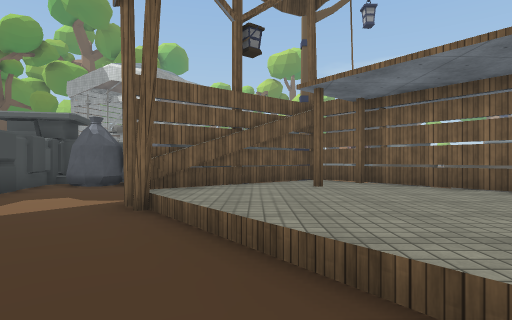
View 1 (above)

22 first-person views from a walk through a 3-D level made in the Unity game engine. The camera is 1.4 m above the floor, looks level and sees 80° across. The floor is counted in squares, 2 m on a side. Each view is taken from the middle of a square. On the plan, view 1 faces up. The plan holds only what a view shows up to about 10 squares ahead; the rest is blank. The place goes on beyond the plan. The player character is not drawn. Some surface patterns are stand-ins.

View 2
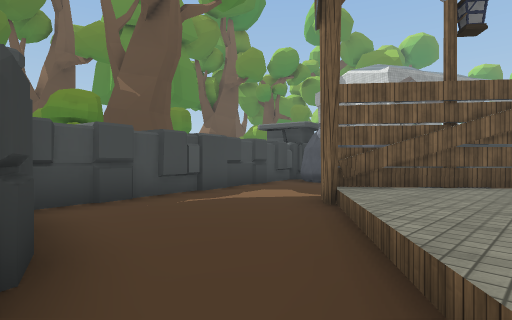

View 3
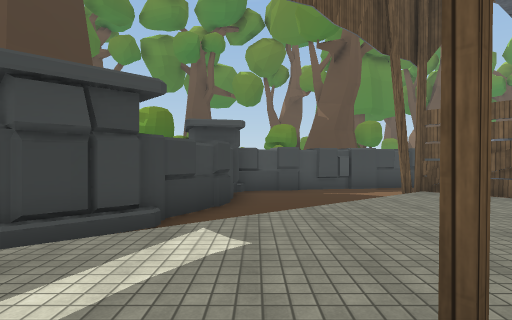

View 4
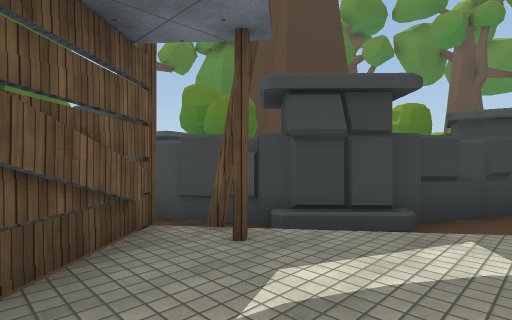

View 5
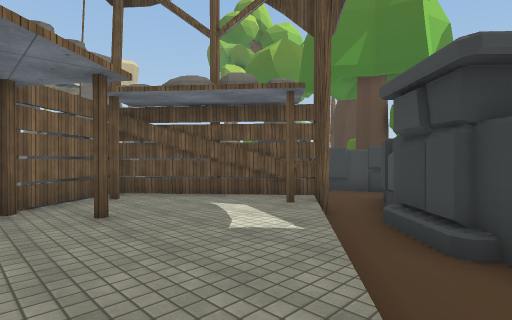

View 6
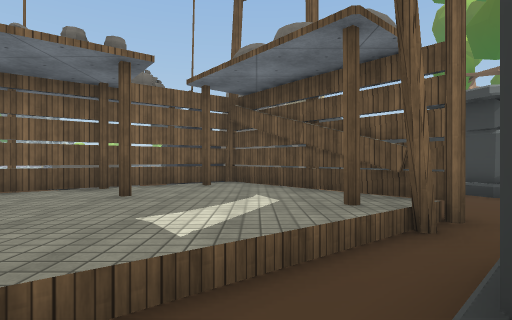

View 7
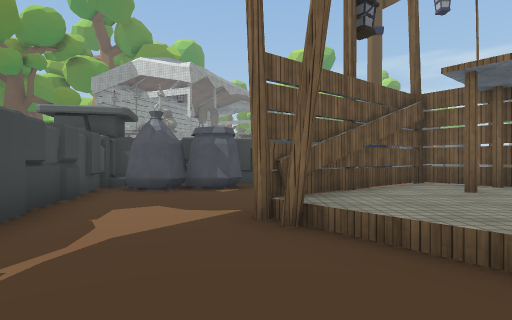

View 8
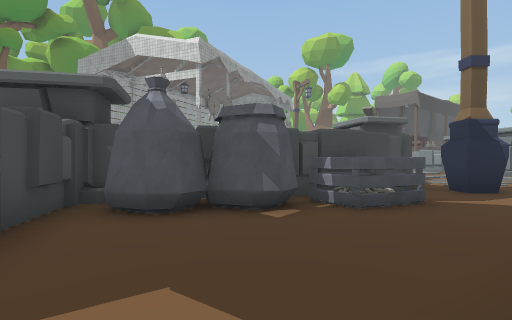

View 9
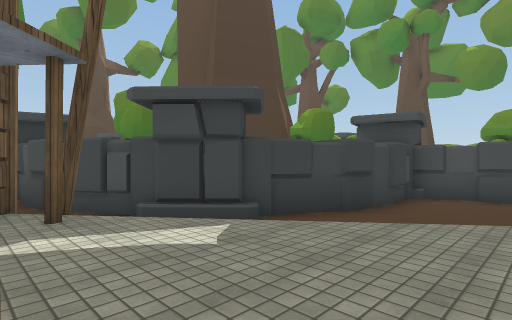

View 10
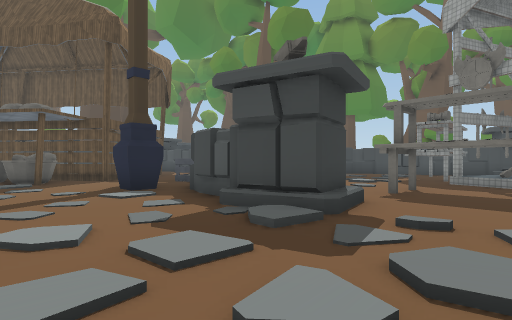

View 11
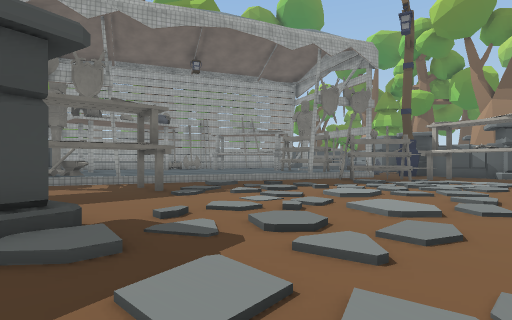

View 12
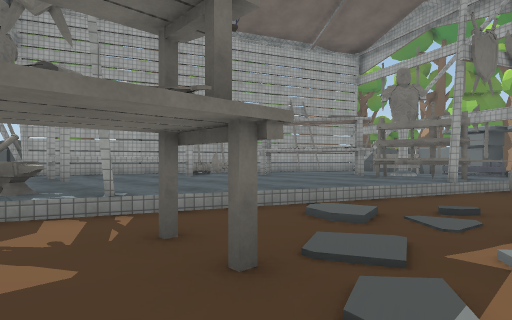

View 13
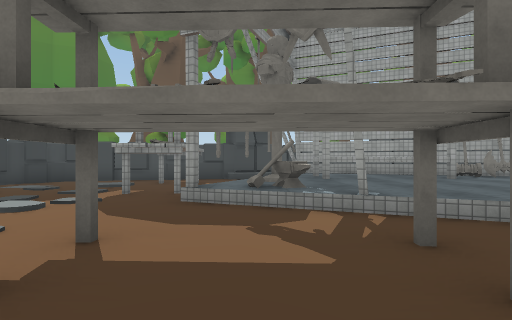

View 14
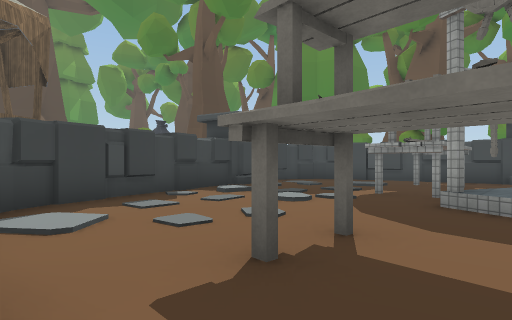

View 15
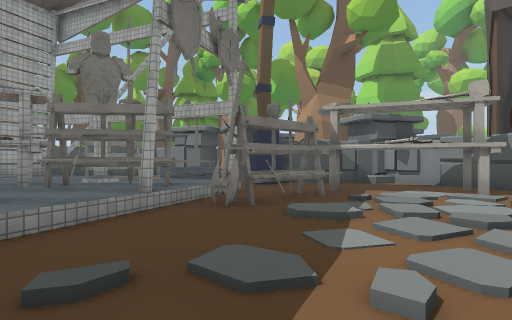

View 16
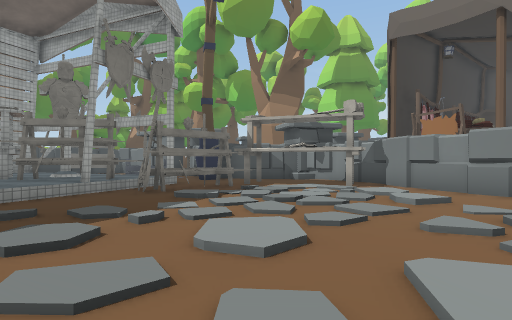

View 17
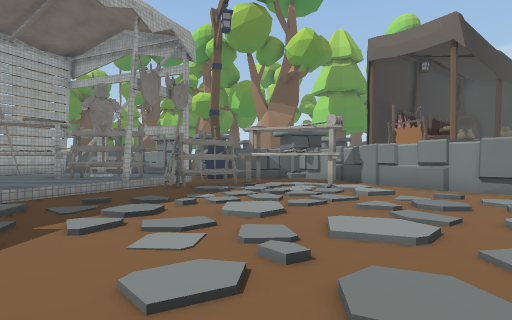

View 18
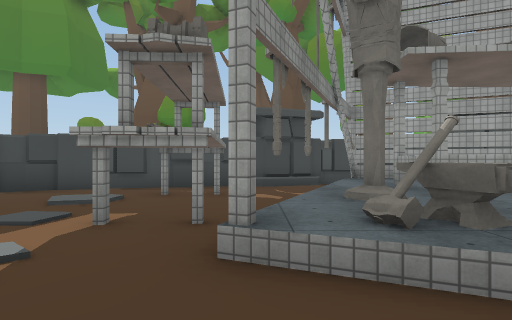

View 19
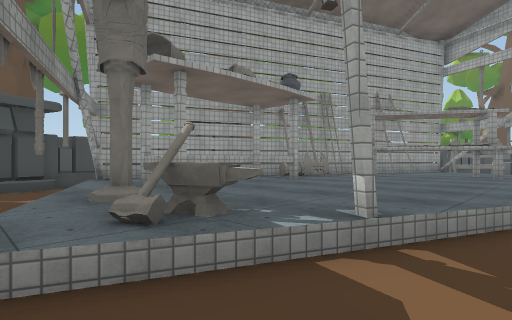

View 20
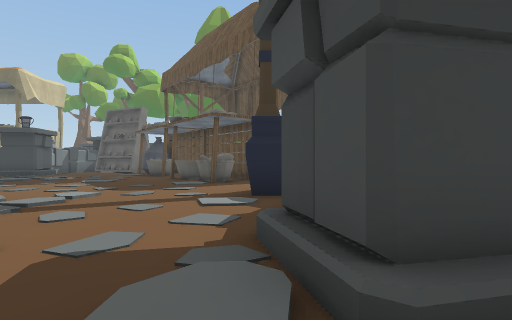

View 21
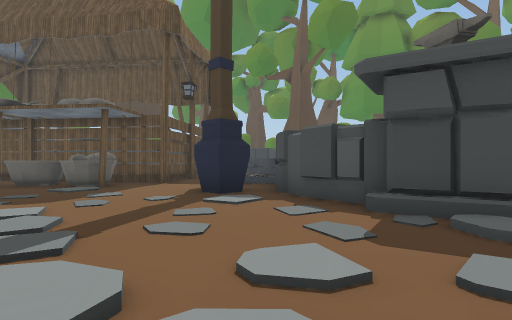

View 22
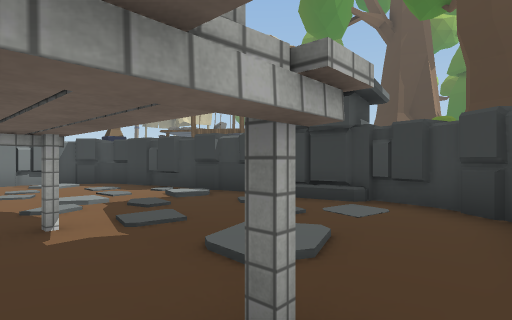

### Floor plan
Key: @ floor where view 1 was taken; # wall or solid block; x gap in a wall; . main floor; : floor 0.25 m higher than the main floor; + floor 0.5 m higher than the main floor; / step, stairs or slope; = window, fence, low wall or low ledge; ^ raised ledge; B bag; A basket; T tree; N anvil; S sword; E axe; O other object.
Columns run from 15 left of view 1 to 6 right of it. Each row starts with its distance up from view 1.
 29                 #####
 28                 #O..##
 27                ##O..O#
 26           ########.O.#
 25          ##+#SE##:..:#
 24      #####++++..::....
 23      ##EO++++/....:.:.
 22    OO###+++++.........
 21     O#++++++/....:.::.
 20    ###++++++..........
 19    ###x^+++/.O.......
 18 TT ###++++N#.........
 17 TTOO....O+O........:.
 16   OO#.........../:....
 15     #.#..#...O.O O....
 14   O #..........##/...:
 13   O #..:........#.....
 12     #..........##.....
 11     ##......####.#....
 10      ###OO#####.......
  9         O#BBBBO.......
  8 T        #BBB.........
  7 TT       #.....#=#AA..
  6          #....##+#AAO
  5          ##..##+#+#O
  4           #..//++++##O
  3           #....+++++#O
  2      O  OO#..../+++#+#
  1      O    #...../++++B
  0           #####@./+++=
 -1           OO   OO.###x
 -2          OOOOO OO#.#..
 -3                  #....
 -4                 O#....
 -5                 O##.#O
 -6                   ###
 -7                   O
 -8                   O

Positions as (right, up) in squares from view 1, and headings:
1: (0, 0), facing up
2: (1, 0), facing up-left
3: (5, 1), facing left
4: (5, 1), facing down-left
5: (0, 3), facing down-right
6: (0, 0), facing right
7: (-2, 1), facing up
8: (-3, 4), facing up
9: (4, 3), facing down-left
10: (5, 18), facing down-left
11: (5, 15), facing up-left
12: (0, 17), facing up-left
13: (0, 17), facing left
14: (0, 17), facing down-left
15: (0, 20), facing up
16: (2, 18), facing up
17: (2, 16), facing up
18: (-3, 16), facing left
19: (-3, 16), facing up-left
20: (2, 17), facing down
21: (6, 16), facing down-left
22: (-10, 15), facing down-right
